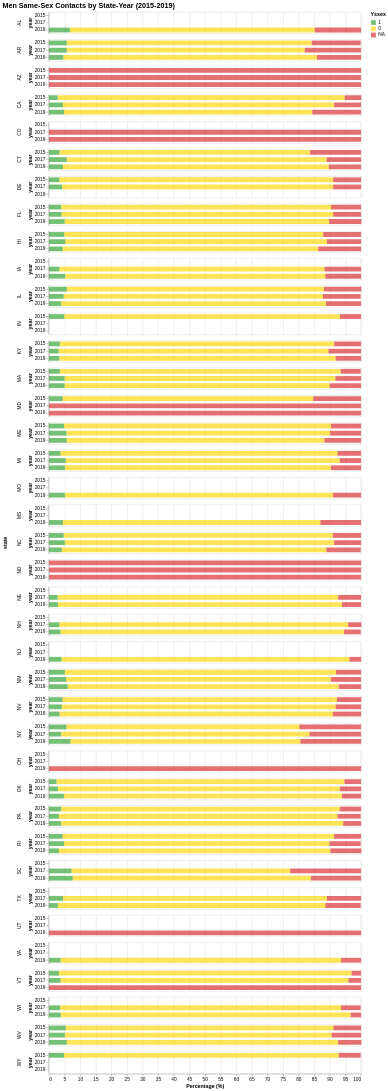

The specification (Vega-Lite) saved for this image:
### Vega-Lite specification from a JSON file in a GitHub repository (floating-point values rounded to 4 significant figures; data arrays with more than 128 entries replaced by an {"elided": "..."} marker saying what was removed)
{"config": {"view": {"continuousWidth": 400, "continuousHeight": 300}, "range": {"category": ["#2ca02c", "gold", "#d62728"]}, "title": {"fontSize": 15}}, "data": {"name": "data-50c8589ebe52a0f1755e496f0baf5224"}, "mark": {"type": "bar", "opacity": 0.66, "size": 10}, "encoding": {"color": {"field": "Yssex", "sort": {"field": "order", "order": "ascending"}, "type": "nominal"}, "order": {"field": "order", "type": "nominal"}, "row": {"field": "state", "spacing": 10, "type": "nominal"}, "tooltip": [{"field": "state", "title": "State", "type": "nominal"}, {"field": "year", "title": "Year", "type": "ordinal"}, {"field": "Yssex", "title": "Same-Sex Contact", "type": "nominal"}, {"field": "percent", "title": "Percent (%)", "type": "quantitative"}], "x": {"aggregate": "sum", "axis": {"title": "Percentage (%)"}, "field": "percent", "scale": {"domainMax": 100}, "type": "quantitative"}, "y": {"field": "year", "type": "ordinal"}}, "height": 45, "selection": {"selector003": {"type": "interval", "bind": "scales", "encodings": ["x", "y"]}}, "title": "Men Same-Sex Contacts by State-Year (2015-2019)", "transform": [{"calculate": "{'1':0, '0':1, 'NA':2}[datum.Yssex]", "as": "order"}], "width": 650, "$schema": "https://vega.github.io/schema/vega-lite/v4.17.0.json", "datasets": {"data-50c8589ebe52a0f1755e496f0baf5224": {"elided": "247 records"}}}
